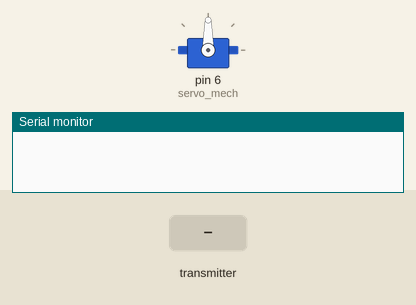
This sketch was run on a simulated Arduino Uno, built with avr-gcc and run on an emulated ATmega328P. Parts: servo, the last lines printed to the serial monitor. The inputs (shaded band) are chosen by the test bench. No radio packets arrive unless stated.

Above: at 1.2 s.
1.3 s: the transmitter starts sending joyXL = 0
At 1.8 s:
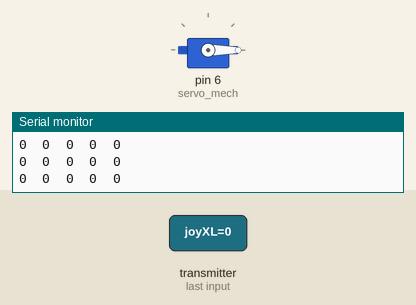
2.8 s: the transmitter starts sending joyXL = 64
At 4.0 s:
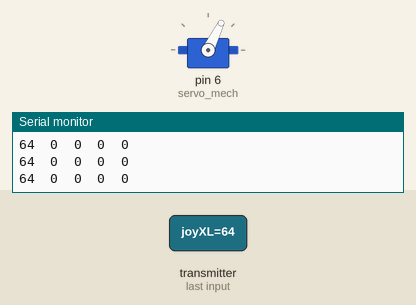
4.3 s: the transmitter starts sending joyXL = 128
At 5.3 s:
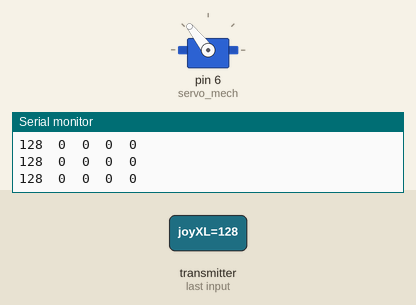
5.8 s: the transmitter starts sending joyXL = 255
At 6.4 s:
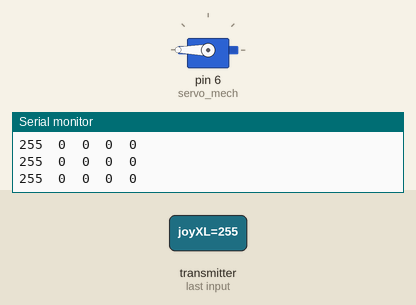
Timing chart, 0 to 8.3 s (numbered marks = the images above; inputs shaded):
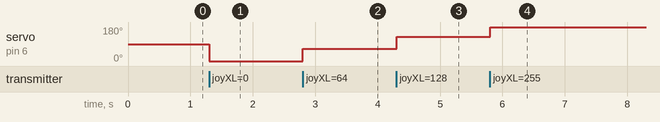

The sketch:

rx_vorkingFinal.ino
```cpp
#include "SPI.h"
#include "nRF24L01.h"
#include "RF24.h"
#include <Servo.h>

Servo servo_mech;

// Настройки радиомодуля
const byte pipe[6] = "00007";     // адрес
uint8_t ch = 120;                 // выбор радиоканала (0 - 127)
RF24 radio(9,10);                 // (CE, CS)

// Структура для радиокоманды (5 байта)
struct ControlData {
  uint8_t joyXL;         // джойстик ось X
  uint8_t joyXH;         //
  uint8_t joyYL;         // джойстик ось Y
  uint8_t joyYH;         //
  uint8_t button123;     // кнопки меча, щита, джойстика
} rControl;

void setup() {
  servo_mech.attach(6);
  servo_mech.write(90);

  Serial.begin(115200);

  radio.begin();
  radio.setChannel(ch);
  radio.setDataRate(RF24_1MBPS);
  radio.setPALevel(RF24_PA_HIGH);
  radio.openReadingPipe(1, pipe);
  radio.startListening();

  //while(1);
}


void loop() {
  if (radio.available()) {
    rc_comm();
  }
}

void rc_comm() {
    radio.read(&rControl, sizeof(rControl));

    Serial.print(rControl.joyXL);
    Serial.print('\t');
    Serial.print(rControl.joyXH);
    Serial.print('\t');
    Serial.print(rControl.joyYL);
    Serial.print('\t');
    Serial.print(rControl.joyYH);
    Serial.print('\t');
    Serial.println(rControl.button123, BIN);
    servo_mech.write(rControl.joyXL);
    digitalWrite(7,rControl.joyXH);
}
```

Measured:
- after the input at 1.3 s, servo on pin 6 (servo_mech): 90° → 0° at once
- after the input at 2.8 s, servo on pin 6 (servo_mech): 0° → 64° at once
- after the input at 4.3 s, servo on pin 6 (servo_mech): 64° → 128° at once
- after the input at 5.8 s, servo on pin 6 (servo_mech): 128° → 180° at once
